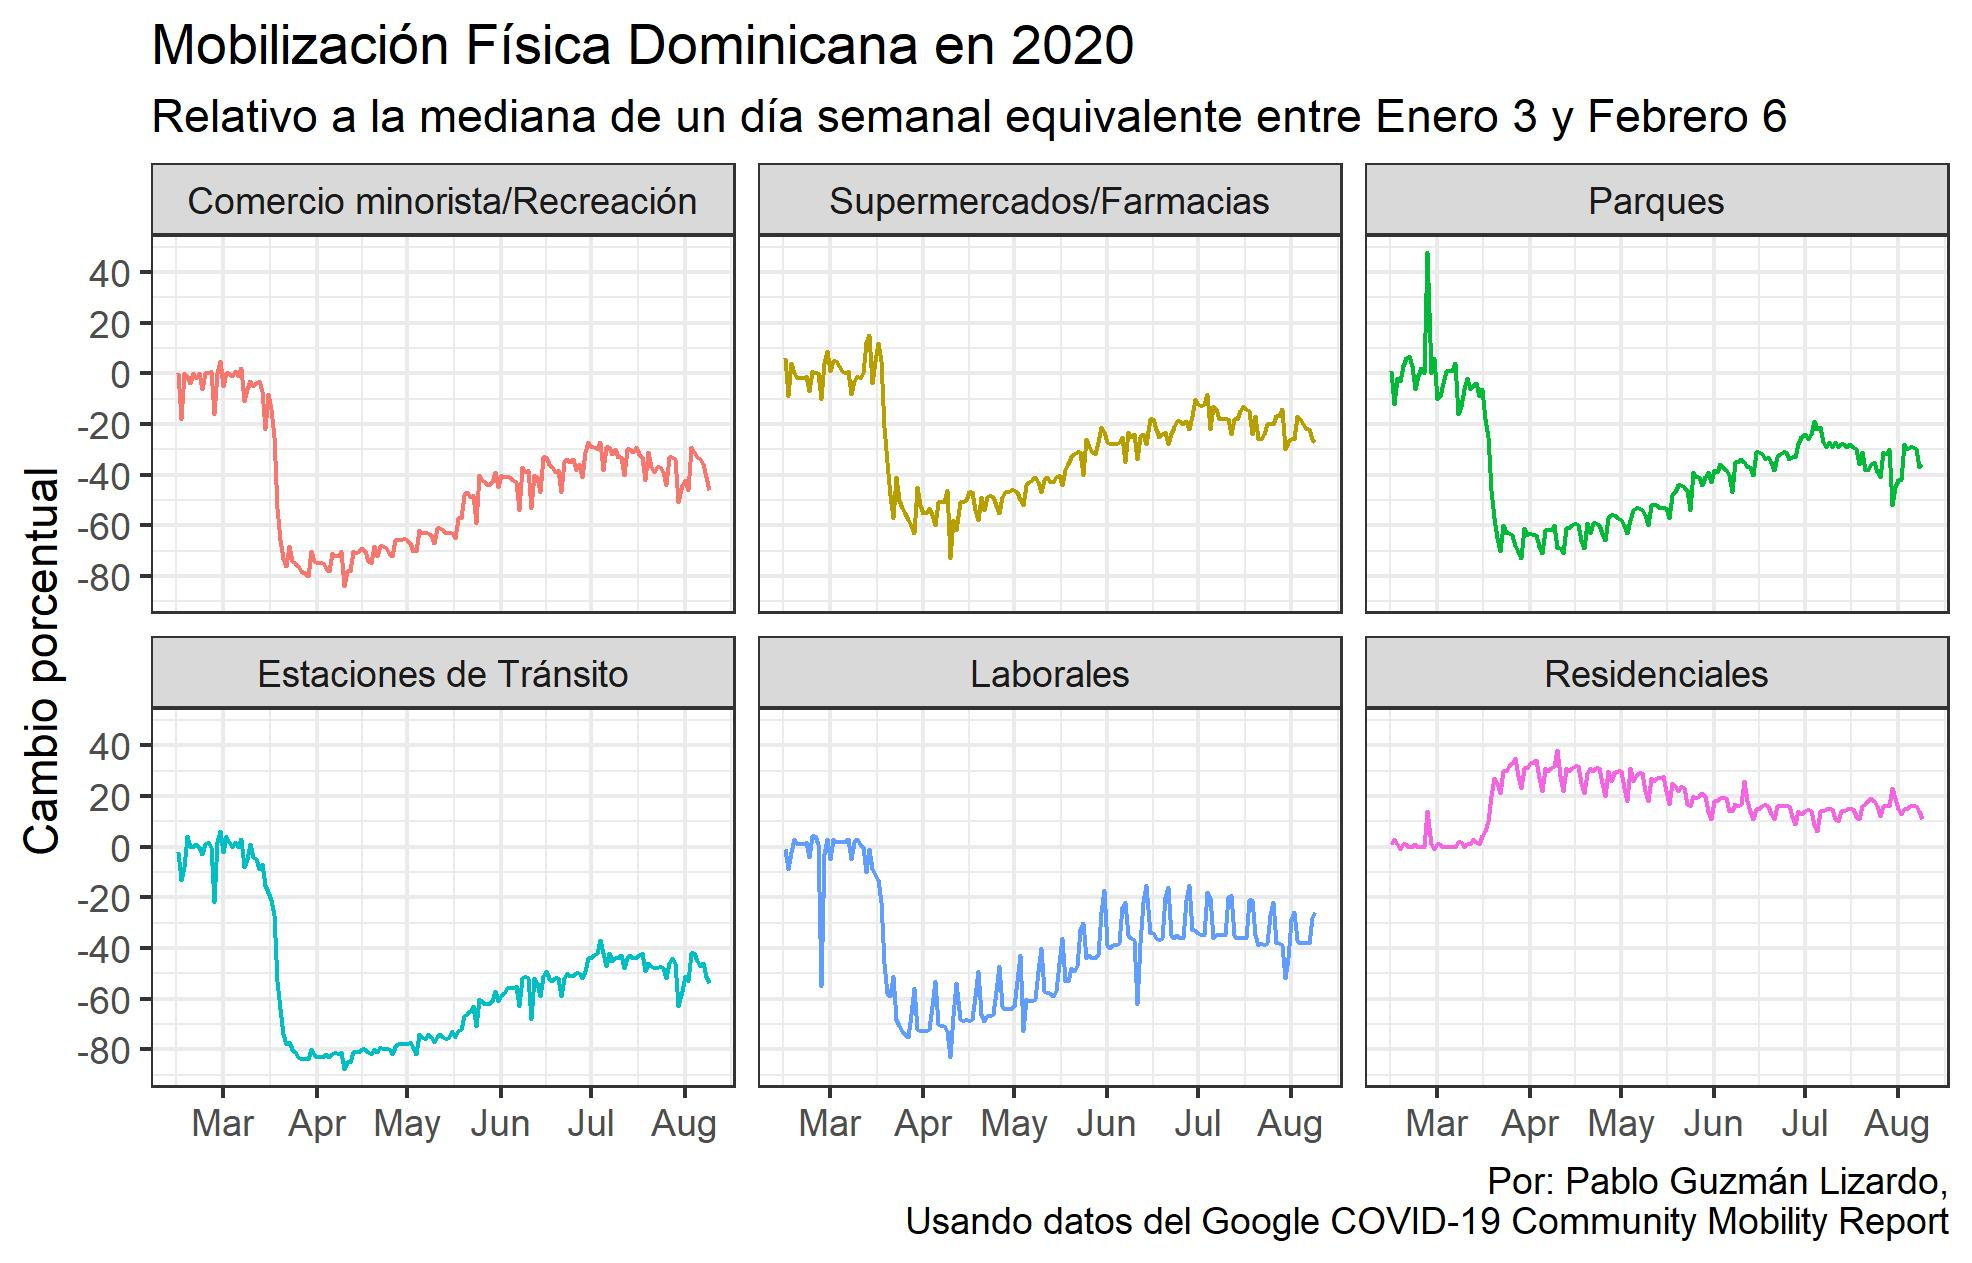

Write R code to recreate this figure.
# This is a script is meant to create a map of the Dominican Republic that plots
# The google Mobility data by province
rm(list = ls())
pacman::p_load(tidyverse, 
               readxl, 
               lubridate)

# Explore and Clean Data ------------------------------------------------------------------
global <- read_csv("Global_Mobility_Report.csv")

dr <-  global %>%
  # I want to focus only on Dominican Republic for now
  filter(country_region_code == "DO") %>% 
  # There are several variables that, while valuable, are redundant
  select(-sub_region_2, -country_region_code, -country_region) %>% 
  # I wanna make this shit tidy
  gather(-sub_region_1:-date, 
         key = type_zone, value = percent_change) %>%
  # I believe that the NAs in sub_region_1 are meant to represent the country
  # as a whole. Must check this later to make sure this is true
  mutate(sub_region_1 = ifelse(is.na(sub_region_1), 
                               "Country", sub_region_1)) %>% 
  mutate(type_zone = str_remove(type_zone, "_percent_change_from_baseline"))

dr$type_zone <- as_factor(dr$type_zone)

levels(dr$type_zone) <- c("Comercio minorista/Recreación",
                          "Supermercados/Farmacias",
                          "Parques",
                          "Estaciones de Tránsito",
                          "Laborales",
                          "Residenciales"
                          )



# Create a time series plot of country wide mobilization-----------------------
subtitle <- "Relativo a la mediana de un día semanal equivalente entre Enero 3 y Febrero 6"

dr %>% 
  filter(sub_region_1 == "Country") %>% 
  ggplot(aes(x = date, y = percent_change, colour = type_zone)) +
  geom_line(show.legend = F) +
  facet_wrap(~ type_zone) +
  theme_bw() +
  labs(title = "Mobilización Física Dominicana en 2020",
       subtitle = subtitle,
       x = NULL,
       y = "Cambio porcentual",
       caption = "Por: Pablo Guzmán Lizardo,
       Usando datos del Google COVID-19 Community Mobility Report"
       ) +
  scale_y_continuous(breaks = seq(-100, 60, 20))


ggsave("mobilizacion_RD.jpg", scale = 1.2)
